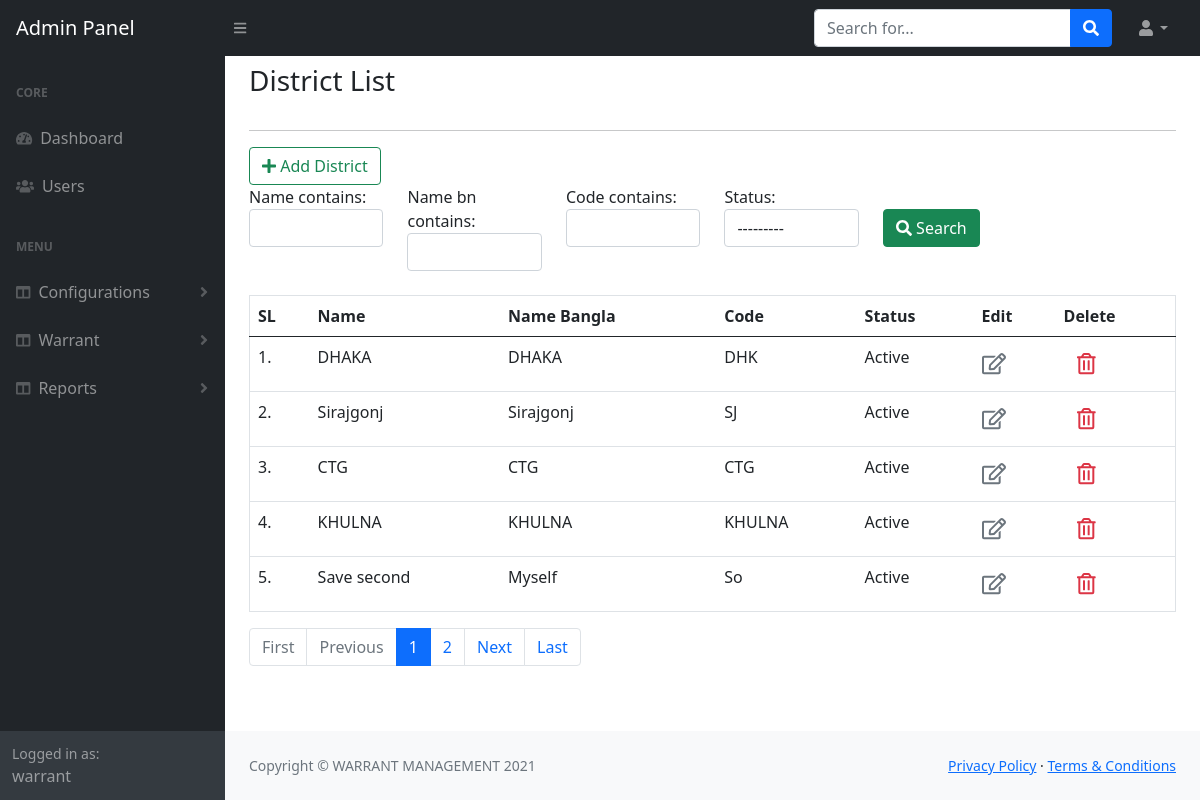
The app's page /config/district/list/ (signed in) with its own data.
### user/models.py (models this page shows)
class CustomUser(AbstractUser):
    pass

### geo_spatial/models.py (models this page shows, shortened)
class District(models.Model):
    name = models.CharField(max_length=255)
    name_bn = models.CharField(max_length=255)
    code = models.CharField(max_length=255, null=True)
    STATUS_VALUES = (
        (True, 'Active'),
        (False, 'Inactive'),
    )
    status = models.BooleanField(default=True, choices=STATUS_VALUES)

### geo_spatial/views.py (the view)
# urls.py: path('district/list/', DistrictListTemplate.as_view(), name='district_list'),
@method_decorator(login_required, name='dispatch', )
class DistrictListTemplate(ListView):
    model = District
    template_name = 'district/list.html'
    context_object_name = 'districts'
    paginate_by = 5
    def get_context_data(self, **kwargs):
        data = super().get_context_data(**kwargs)
        queryset = self.get_queryset()
        filter = DistrictFilter(self.request.GET, queryset)
        data['filters'] = filter
        return data
    def get_queryset(self):
        logging.error('Something went wrong!')
        queryset = super().get_queryset()
        filter = DistrictFilter(self.request.GET, queryset)
        return filter.qs

### warrant/custom_context.py (called while the page is built)
def say_hello(request):
    return {
        'say_hello': "Hello",
    }

### geo_spatial/templates/district/list.html (shortened to what this page needs)
{% extends 'base.html' %}
{% load widget_tweaks %}
{% load static %}
{% block content %}
    <ol class="breadcrumb mb-4">
        <h3 class="mt-2">District List</h3>
    </ol>
    <hr>
    <fieldset>
        <div class="col-md-12">
            <a href="{% url 'district_create' %}" class="btn btn-outline-success float-right"><i
                    class="fas fa-plus"></i>
                Add
                District</a>
            <br>
            <div class="row">
                <div class="col-sm-12">
                    <form method="get" autocomplete='off'>
                        <div class="row">
                            {% for field in filters.form %}
                                <div class="col-md-2">
                                    <fieldset class="control-group">
                                        {{ field.label_tag }}
                                        {% render_field field class='form-control' %}
                                    </fieldset>
                                </div>
                            {% endfor %}
                            <div class="col-md-2">
                                <button type="submit" class="btn btn-success btn-md" style="margin-top: 24px;"><i
                                        class="fas fa-search"></i>
                                    Search
                                </button>
                            </div>
                        </div>
                    </form>
                    <br/>
                    <table class="table table-hover" border="1">
                        <thead class="border-bottom font-wight-bold">
                        <tr>
                            <th>SL</th>
                            <th>Name</th>
                            <th>Name Bangla</th>
                            <th>Code</th>
                            <th>Status</th>
                            <th>Edit</th>
                            <th>Delete</th>
                        </tr>
                        </thead>
                        <tbody>
                        {% for district in districts %}
                            <tr>
                                <td>
                                    {{ forloop.counter0|add:page_obj.start_index }}. {{ object }}
                                </td>
                                <td>{{ district.name }}</td>
                                <td>{{ district.name_bn }}</td>
                                <td>{{ district.code }}</td>
                                <td>{{ district.get_status_display }}</td>
                                <td>
                                    <a href="#" class="btn text-secondary px-0">
                                        <i class="far fa-edit fa-lg"></i>
                                    </a>
                                </td>
                                <td>
                                    <form action="#" method="post" class="d-inline">
                                        <button type="submit" class="btn">
                                            <i class="far fa-trash-alt fa-lg text-danger float-right"></i>
                                        </button>
                                    </form>
                                </td>
                            </tr>
                        {% endfor %}
                        </tbody>
                    </table>
                </div>
            </div>
    </fieldset>
    {% include 'include/pagination.html' %}
{% endblock %}

### templates/base.html (shortened to what this page needs)
{% load static %}
<!DOCTYPE html>
<html lang="en">
<head>
    <link href="https://cdn.jsdelivr.net/npm/simple-datatables@latest/dist/style.css" rel="stylesheet"/>
    <link href="{% static 'css/styles.css' %}" rel="stylesheet"/>
</head>
<body class="sb-nav-fixed">
{% include 'top-navbar.html' %}
<div id="layoutSidenav">
    {% include 'left-navbar.html' %}
    <div id="layoutSidenav_content">
        <main>
            <div class="container-fluid px-4">
                {% block content %}
                {% endblock %}
            </div>
        </main>
        {% include 'footer.html' %}
    </div>
</div>
<link rel="stylesheet" href="https://cdnjs.cloudflare.com/ajax/libs/datepicker/0.6.5/datepicker.min.css"
/>
</body>
</html>

### templates/top-navbar.html (shortened to what this page needs)
<nav class="sb-topnav navbar navbar-expand navbar-dark bg-dark">
    <a class="navbar-brand ps-3" href="{% url 'dashboard' %}">Admin Panel</a>
    <button class="btn btn-link btn-sm order-1 order-lg-0 me-4 me-lg-0" id="sidebarToggle" href="#!"><i
            class="fas fa-bars"></i></button>
    <form class="d-none d-md-inline-block form-inline ms-auto me-0 me-md-3 my-2 my-md-0">
        <div class="input-group">
            <input class="form-control" type="text" placeholder="Search for..." aria-label="Search for..."
                   aria-describedby="btnNavbarSearch"/>
            <button class="btn btn-primary" id="btnNavbarSearch" type="button"><i class="fas fa-search"></i></button>
        </div>
    </form>
    <ul class="navbar-nav ms-auto ms-md-0 me-3 me-lg-4">
        <li class="nav-item dropdown">
            <a class="nav-link dropdown-toggle" id="navbarDropdown" href="#" role="button" data-bs-toggle="dropdown"
               aria-expanded="false"><i class="fas fa-user fa-fw"></i></a>
        </li>
    </ul>
</nav>

### templates/left-navbar.html (shortened to what this page needs)
<div id="layoutSidenav_nav">
    <nav class="sb-sidenav accordion sb-sidenav-dark" id="sidenavAccordion">
        <div class="sb-sidenav-menu">
            <div class="nav">
                <div class="sb-sidenav-menu-heading">Core</div>
                <a class="nav-link" href="{% url 'dashboard' %}">
                    <div class="sb-nav-link-icon"><i class="fas fa-tachometer-alt"></i></div>
                    Dashboard
                </a>
                <a class="nav-link" href="{% url 'user_list' %}">
                    <div class="sb-nav-link-icon"><i class="fas fa-users"></i></div>
                    Users
                </a>
                <div class="sb-sidenav-menu-heading">Menu</div>
                <a class="nav-link collapsed" href="#" data-bs-toggle="collapse" data-bs-target="#collapseLayouts"
                   aria-expanded="false" aria-controls="collapseLayouts">
                    <div class="sb-nav-link-icon"><i class="fas fa-columns"></i></div>
                    Configurations
                    <div class="sb-sidenav-collapse-arrow"><i class="fas fa-angle-down"></i></div>
                </a>
                <a class="nav-link collapsed" href="#" data-bs-toggle="collapse"
                   data-bs-target="#collapseLayoutsWarrant"
                   aria-expanded="false" aria-controls="collapseLayoutsWarrant">
                    <div class="sb-nav-link-icon"><i class="fas fa-columns"></i></div>
                    Warrant
                    <div class="sb-sidenav-collapse-arrow"><i class="fas fa-angle-down"></i></div>
                </a>
                <a class="nav-link collapsed" href="#" data-bs-toggle="collapse"
                   data-bs-target="#collapseLayoutsReports"
                   aria-expanded="false" aria-controls="collapseLayoutsReports">
                    <div class="sb-nav-link-icon"><i class="fas fa-columns"></i></div>
                    Reports
                    <div class="sb-sidenav-collapse-arrow"><i class="fas fa-angle-down"></i></div>
                </a>
            </div>
        </div>
        <div class="sb-sidenav-footer">
            <div class="small">Logged in as:</div>
            {% if request.user.is_authenticated %}
                {{ request.user.username }}
            {% else %}
                GUEST
            {% endif %}
        </div>
    </nav>
</div>

### templates/include/pagination.html (shortened to what this page needs)
{% if is_paginated %}
    <nav aria-label="Topics pagination" class="mb-4">
        <ul class="pagination">
            {% if page_obj.number > 1 %}
                <li class="page-item">
                    <a class="page-link" href="?page=1">First</a>
                </li>
            {% else %}
                <li class="page-item disabled">
                    <span class="page-link">First</span>
                </li>
            {% endif %}
            {% if page_obj.has_previous %}
                <li class="page-item">
                    <a class="page-link" href="?page={{ page_obj.previous_page_number }}">Previous</a>
                </li>
            {% else %}
                <li class="page-item disabled">
                    <span class="page-link">Previous</span>
                </li>
            {% endif %}
            {% for page_num in paginator.page_range %}
                {% if page_obj.number == page_num %}
                    <li class="page-item active">
                    <span class="page-link">
                        {{ page_num }}
                    </span>
                    </li>
                {% else %}
                    <li class="page-item">
                        <a class="page-link" href="?page={{ page_num }}">{{ page_num }}</a>
                    </li>
                {% endif %}
            {% endfor %}
            {% if page_obj.has_next %}
                <li class="page-item">
                    <a class="page-link" href="?page={{ page_obj.next_page_number }}">Next</a>
                </li>
            {% else %}
                <li class="page-item disabled">
                    <span class="page-link">Next</span>
                </li>
            {% endif %}
            {% if page_obj.number != paginator.num_pages %}
                <li class="page-item">
                    <a class="page-link" href="?page={{ paginator.num_pages }}">Last</a>
                </li>
            {% else %}
                <li class="page-item disabled">
                    <span class="page-link">Last</span>
                </li>
            {% endif %}
        </ul>
    </nav>
{% endif %}

### templates/footer.html
<footer class="py-4 bg-light mt-auto">
    <div class="container-fluid px-4">
        <div class="d-flex align-items-center justify-content-between small">
            <div class="text-muted">Copyright &copy; WARRANT MANAGEMENT 2021</div>
            <div>
                <a href="#">Privacy Policy</a>
                &middot;
                <a href="#">Terms &amp; Conditions</a>
            </div>
        </div>
    </div>
</footer>

### records on screen
CustomUser: user.username "warrant"
District: name "DHAKA", name_bn "DHAKA", code "DHK", status "Active"
District: name "Sirajgonj", name_bn "Sirajgonj", code "SJ", status "Active"
District: name "CTG", name_bn "CTG", code "CTG", status "Active"
District: name "KHULNA", name_bn "KHULNA", code "KHULNA", status "Active"
District: name "Save second", name_bn "Myself", code "So", status "Active"

### other values on screen
{{ field.label_tag }} "Name contains:" "Name bn contains:" "Code contains:" "Status:"
{{ page_num }} "1"
{{ page_num }} "2"
